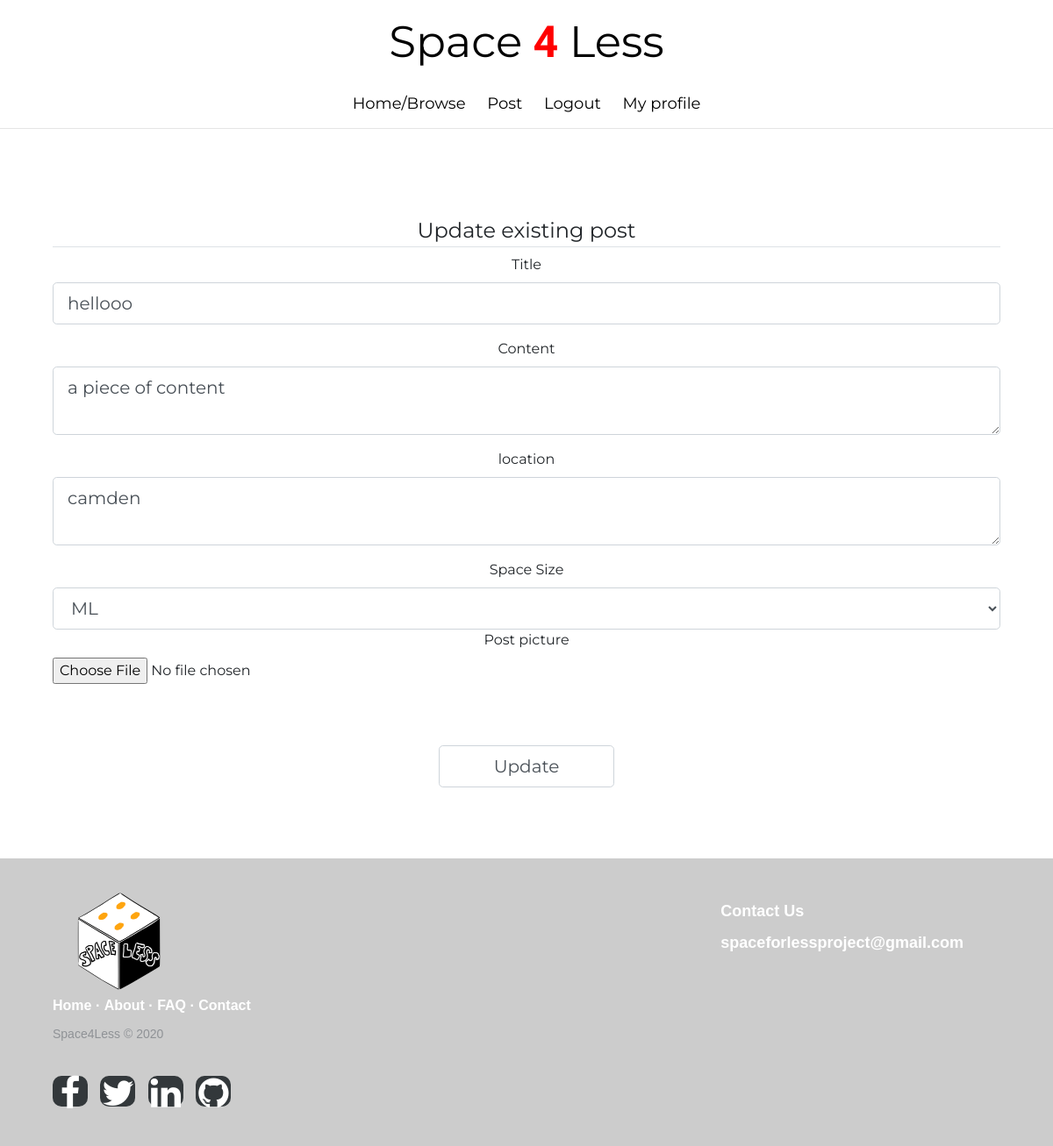
The page /update_post/1 (signed in) on the database as committed earlier.
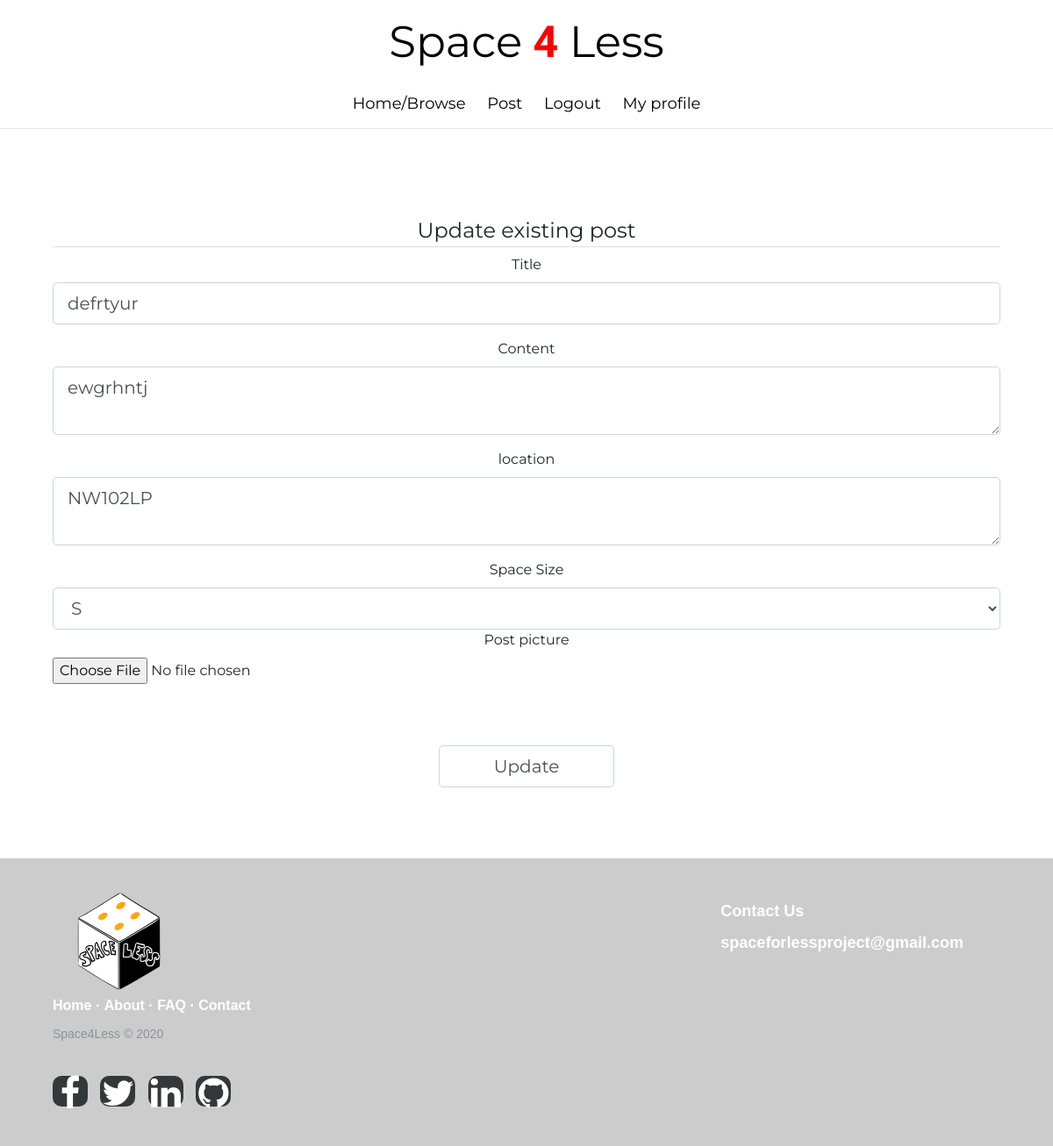
The same page on the database as committed later.
### app/models.py (models this page shows, shortened)
class Post(db.Model):
    __tablename__ = 'post'
    post_id = db.Column(db.Integer, primary_key=True)
    title = db.Column(db.String(30), nullable=False)
    date_posted = db.Column(db.DateTime, nullable=False, default=datetime.utcnow)
    image = db.Column(db.String(30), nullable=False)#, default='default.png')
    location = db.Column(db.String(50), nullable=False)
    space_size = db.Column(db.String(15), nullable=False)
    content = db.Column(db.String(30), nullable=False)
    user_id = db.Column(db.Integer, ForeignKey('user.user_id'), nullable=False)
    bookings = db.relationship('Book')
    comments = db.relationship('Comment')

### app/posts/routes.py (the view)
@bp_posts.route("/update_post/<postid>", methods=['GET', 'POST'])
@role_required('property_owner')
def update_post(postid):
    post_obj = Post.query.get(postid)
    form_updatePost = UpdatePostForm()
    if form_updatePost.validate_on_submit():
        if form_updatePost.picture_for_posts.data:
            file = request.files['picture_for_posts']
            pic = saving_pictures_post(file)
            post_obj.image = pic
        post_obj.title = form_updatePost.title.data
        post_obj.content = form_updatePost.content.data
        post_obj.location = form_updatePost.location.data
        post_obj.space_size = form_updatePost.space_size.data
        db.session.commit()
        flash('You have successfully updated your post!', 'success')
        return redirect(url_for('user.my_posts'))
    elif request.method == 'GET':
        form_updatePost.title.data = post_obj.title
        form_updatePost.content.data = post_obj.content
        form_updatePost.location.data = post_obj.location
        form_updatePost.space_size.data = post_obj.space_size
    return render_template('update_post.html', title='Update a post', form=form_updatePost)

### app/posts/forms.py
class UpdatePostForm(FlaskForm):
    title = StringField('Title',
                        validators=[DataRequired()])
    content = TextAreaField('Content',
                            validators=[DataRequired()])
    location = TextAreaField('location', validators=[DataRequired()])
    space_size = SelectField('Space Size', default=('0', 'Select'), choices=[('0', 'Select'), ('Extra Small', 'XS'),
                                                                             ('Small', 'S'), ('Medium', 'M'),
                                                                             ('Medium Large', 'ML'), ('Large', 'L'),
                                                                             ('Extra Large', 'XL')])
    picture_for_posts = FileField('Post picture',
                                  validators=[FileAllowed(['jpg', 'png'])]
                                  )
    submit = SubmitField('Update')

### app/models.py (called while the page is built)
@login.user_loader
def load_user(user_id):
    return User.query.get(int(user_id))

### app/templates/update_post.html (shortened to what this page needs)
{% extends 'layout.html' %}
{% block content %}
    <div class="content-section">
        <form method="POST" novalidate enctype="multipart/form-data">
            <fieldset class="form-design">
                <legend class="border-bottom">Update existing post</legend>
                <div class="form-group">
                    {{ form.title.label(class="form-control-label") }}
                    {% if form.title.errors %}
                        <br>
                        {{ form.title(class="form-control form-control-lg is-invalid") }}
                        <div class="invalid-feedback">
                            {% for error in form.title.errors %}
                                <span>{{ error }}</span>
                            {% endfor %}
                        </div>
                    {% else %}
                        <br>
                        {{ form.title(class="form-control form-control-lg") }}
                    {% endif %}
                </div>
                <div class="form-group">
                    {{ form.content.label(class="form-control-label") }}
                    {% if form.content.errors %}
                        <br>
                        {{ form.content(class="form-control form-control-lg is-invalid") }}
                        <div class="invalid-feedback">
                            {% for error in form.content.errors %}
                                <span>{{ error }}</span>
                            {% endfor %}
                        </div>
                    {% else %}
                        <br>
                        {{ form.content(class="form-control form-control-lg") }}
                    {% endif %}
                </div>
                <div class="form-group">
                    {{ form.location.label(class="form-control-label") }}
                    {% if form.location.errors %}
                        <br>
                        {{ form.location(class="form-control form-control-lg is-invalid") }}
                        <div class="invalid-feedback">
                            {% for error in form.location.errors %}
                                <span>{{ error }}</span>
                            {% endfor %}
                        </div>
                    {% else %}
                        <br>
                        {{ form.location(class="form-control form-control-lg") }}
                    {% endif %}
                </div>
                <div class="dropdownmenu">
                    {{ form.space_size.label(class="form-control-label") }}
                    {% if form.space_size.errors %}
                        <br>
                        {{ form.space_size(class="form-control form-control-lg is-invalid") }}
                        <div class="invalid-feedback">
                            {% for error in form.space_size.errors %}
                                <span>{{ error }}</span>
                            {% endfor %}
                        </div>
                    {% else %}
                        <br>
                        {{ form.space_size(class="form-control form-control-lg") }}
                    {% endif %}
                </div>
                <div class="form-group">
                    {{ form.picture_for_posts.label() }}
                    {% if form.picture_for_posts.errors %}
                        <br>
                        {{ form.picture_for_posts(class="form-control-file is-invalid") }}
                        <div class="invalid-feedback">
                            {% for error in form.picture_for_posts.errors %}
                                <span>{{ error }}</span>
                            {% endfor %}
                        </div>
                    {% else %}
                        <br>
                        {{ form.picture_for_posts(class="form-control-file") }}
                    {% endif %}
                </div>
                <div class="attempt">
                    <p id="signupbutton">{{ form.submit(class="form-control form-control-lg") }}</p></div>
            </fieldset>
        </form>
    </div>
{% endblock %}

Rows that differ between the two databases and show on the page:
changed Post: title "hellooo" → "defrtyur"; content "a piece of content" → "ewgrhntj"; location "camden" → "NW102LP"; space_size "ML" → "S"
